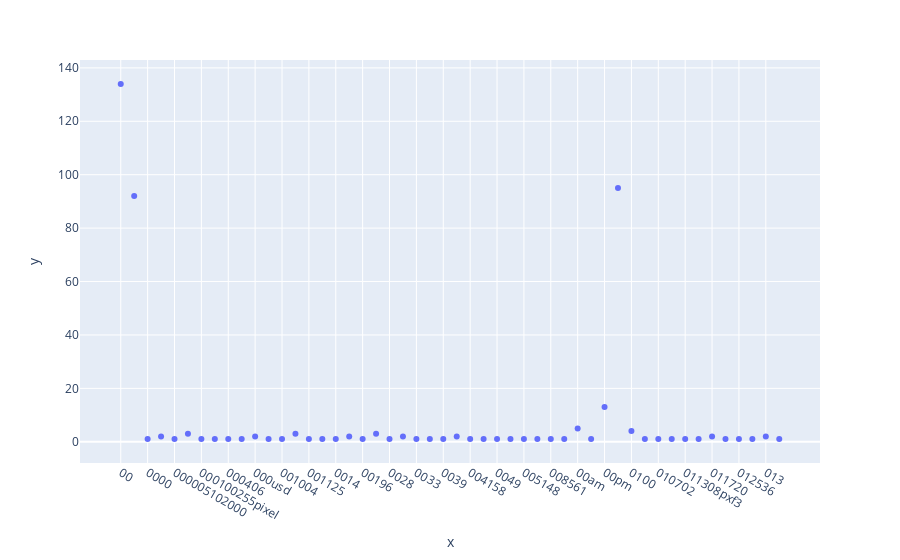

Notebook cell for this chart:
### Markdown cell above
### >>> **Exercise 13 (take home):**
If you want a nicer interactive visualization here, I would encourage you try to install and use plotly to achieve this.

### Code cell
import plotly.express as px

term_frequencies = np.asarray(X_counts.sum(axis=0))[0]
fig  = px.scatter(x=count_vect.get_feature_names()[:50], 
            y=term_frequencies[:50])

fig.show()

### Figure 1 — Plotly figure (JSON) as saved in the notebook; plotly's stock layout.template omitted (floating-point values rounded to 4 significant figures)
{"data": [{"hovertemplate": "x=%{x}<br>y=%{y}<extra></extra>", "legendgroup": "", "marker": {"color": "#636efa", "symbol": "circle"}, "mode": "markers", "name": "", "orientation": "v", "showlegend": false, "type": "scatter", "x": ["00", "000", "0000", "0000001200", "000005102000", "0001", "000100255pixel", "00014", "000406", "0007", "000usd", "0010", "001004", "0010580b", "001125", "001200201pixel", "0014", "001642", "00196", "002", "0028", "003258u19250", "0033", "0038", "0039", "004021809", "004158", "004627", "0049", "00500", "005148", "00630", "008561", "0094", "00am", "00index", "00pm", "01", "0100", "010116", "010702", "011255", "011308pxf3", "011605", "011720", "012019", "012536", "012946", "013", "013034"], "xaxis": "x", "y": [134, 92, 1, 2, 1, 3, 1, 1, 1, 1, 2, 1, 1, 3, 1, 1, 1, 2, 1, 3, 1, 2, 1, 1, 1, 2, 1, 1, 1, 1, 1, 1, 1, 1, 5, 1, 13, 95, 4, 1, 1, 1, 1, 1, 2, 1, 1, 1, 2, 1], "yaxis": "y"}], "layout": {"legend": {"tracegroupgap": 0}, "margin": {"t": 60}, "xaxis": {"anchor": "y", "domain": [0, 1], "title": {"text": "x"}}, "yaxis": {"anchor": "x", "domain": [0, 1], "title": {"text": "y"}}}}
